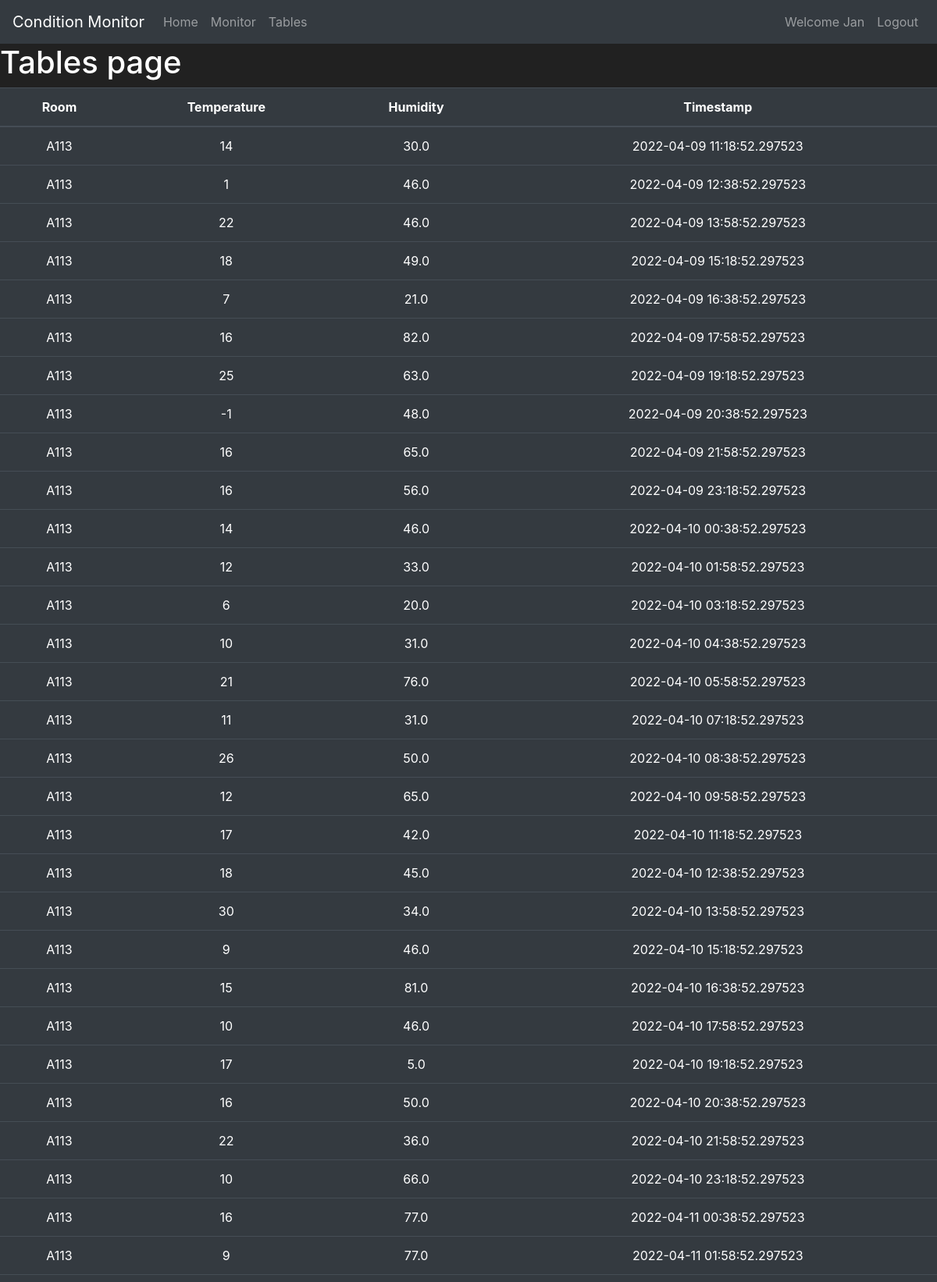
Page /tables/A113 (signed in, upper part) on the committed database.
### condition_monitor/models.py (models this page shows, shortened)
class User(db.Model, UserMixin):
    __tablename__ = "users"
    id = db.Column(db.Integer, primary_key = True)
    username = db.Column(db.String(30), nullable = False, unique = True)
    email = db.Column(db.String(50), nullable = False, unique = True)
    password_hash = db.Column(db.String(60), nullable = False)
    active = db.Column(db.Boolean(), nullable = False, default = True)
    role_id = db.Column(db.Integer, db.ForeignKey("roles.id"), nullable=False)
    @property
    def password(self):
        return self.password_hash
    def role(self):
        return DBConnection().getRoleName(self.role_id)

class Room(db.Model):
    __tablename__ = "rooms"
    id = db.Column(db.Integer, primary_key = True)
    name = db.Column(db.String(10), unique=True, nullable=False)
    description = db.Column(db.String(100))

class Measurement(db.Model):
    __tablename__ = "measurements"
    id = db.Column(db.Integer, primary_key = True)
    roomid = db.Column(db.Integer, db.ForeignKey("rooms.id", ondelete='CASCADE'))
    room = db.relationship('Room', backref=db.backref('measurements', cascade="all, delete"))
    temperature = db.Column(db.Integer)
    humidity = db.Column(db.Float)
    timestamp = db.Column(db.DateTime)

### condition_monitor/routes.py (the view)
@app.route("/tables/<roomname>")
@login_required
def tables_page_room(roomname):
    room = db.getRoom(roomname)
    measurements = {}
    if room != None:
        measurements[room.name] = db.getMeasurementsForRoom(room.id)
    return render_template("tables.html", measurements = measurements)

### condition_monitor/models.py (called while the page is built)
@login_manager.user_loader
def load_user(user_id):
    return User.query.get(int(user_id))

    def __call__(cls, *args, **kwargs):
        if cls not in cls._instances:
            cls._instances[cls] = super(
                Singleton, cls).__call__(*args, **kwargs)
        return cls._instances[cls]

    def getRoom(self, name):
        return self.session.query(Room).filter(Room.name == name).first()

    def getMeasurementsForRoom(self, id):
        return self.session.query(Measurement).filter(Measurement.roomid == id).order_by(Measurement.timestamp).all()

    def getRoleName(self, id):
        return self.session.query(UserRole).filter(UserRole.id == id).first().name

### condition_monitor/templates/tables.html (shortened to what this page needs)
{% extends "base.html" %}
{% block content %}
<h1>Tables page</h1>
    <table class="table table-hover table-dark text-center">
        <thead>
            <tr>
                <th scope="col">Room</th>
                <th scope="col">Temperature</th>
                <th scope="col">Humidity</th>
                <th scope="col">Timestamp</th>
            </tr>
        </thead>
        <tbody>
                {% for key, val in measurements.items() %}
                {% for m in val %}
                <tr>
                    <td>{{ key }}</td>
                    <td>{{ m.temperature }}</td>
                    <td>{{ m.humidity }}</td>
                    <td>{{ m.timestamp }}</td>
                </tr>
                {% endfor %}
                {% endfor %}
        </tbody>
    </table>
{% endblock %}

### condition_monitor/templates/base.html (shortened to what this page needs)
<!doctype html>
<html lang="en">
   <head>
      <link rel="stylesheet" href="https://cdn.jsdelivr.net/npm/bootstrap@4.5.3/dist/css/bootstrap.min.css">
   </head>
   <body>
      <nav class="navbar navbar-expand-md navbar-dark bg-dark">
        <a class="navbar-brand" href="#">Condition Monitor</a>
        <div class="collapse navbar-collapse" id="navbarNav">
            <ul class="navbar-nav mr-auto">
                <li class="nav-item {% if request.path == url_for('home_page') %} active {% endif %}">
                    <a class="nav-link" href="{{ url_for('home_page') }}">Home <span class="sr-only">(current)</span></a>
                </li>
                <li class="nav-item {% if request.path == url_for('monitor_page') %}active{% endif %}">
                    <a class="nav-link" href="{{ url_for('monitor_page') }}">Monitor</a>
                </li>
                <li class="nav-item {% if request.path == url_for('tables_page') %}active{% endif %}">
                    <a class="nav-link" href="{{ url_for('tables_page') }}">Tables</a>
                </li>
            </ul>
            <ul class="navbar-nav">
                {% if current_user.is_authenticated %}
                <li class="nav-item">
                    <span class="nav-link">Welcome {{ current_user.username }}</span>
                </li>
                <li class="nav-item {% if request.path == url_for('logout_page') %}active{% endif %}">
                    <a class="nav-link" href="{{ url_for('logout_page') }}">Logout</a>
                </li>
                {% endif %}
            </ul>
        </div>
    </nav>
      {% block content %}
      {% endblock %}
   </body>
</html>

### condition_monitor/templates/base.html (style rules this page uses)
body { background-color: #212121; color: white }

### rows in the picture
User: username "Jan"
Room: name "A113"
Measurement: temperature "14", humidity "30.0", timestamp "2022-04-09 11:18:52.297523"
Measurement: temperature "1", humidity "46.0", timestamp "2022-04-09 12:38:52.297523"
Measurement: temperature "22", humidity "46.0", timestamp "2022-04-09 13:58:52.297523"
Measurement: temperature "18", humidity "49.0", timestamp "2022-04-09 15:18:52.297523"
Measurement: temperature "7", humidity "21.0", timestamp "2022-04-09 16:38:52.297523"
Measurement: temperature "16", humidity "82.0", timestamp "2022-04-09 17:58:52.297523"
Measurement: temperature "25", humidity "63.0", timestamp "2022-04-09 19:18:52.297523"
Measurement: temperature "-1", humidity "48.0", timestamp "2022-04-09 20:38:52.297523"
Measurement: temperature "16", humidity "65.0", timestamp "2022-04-09 21:58:52.297523"
Measurement: temperature "16", humidity "56.0", timestamp "2022-04-09 23:18:52.297523"
Measurement: temperature "14", humidity "46.0", timestamp "2022-04-10 00:38:52.297523"
Measurement: temperature "12", humidity "33.0", timestamp "2022-04-10 01:58:52.297523"
Measurement: temperature "6", humidity "20.0", timestamp "2022-04-10 03:18:52.297523"
Measurement: temperature "10", humidity "31.0", timestamp "2022-04-10 04:38:52.297523"
Measurement: temperature "21", humidity "76.0", timestamp "2022-04-10 05:58:52.297523"
Measurement: temperature "11", humidity "31.0", timestamp "2022-04-10 07:18:52.297523"
Measurement: temperature "26", humidity "50.0", timestamp "2022-04-10 08:38:52.297523"
Measurement: temperature "12", humidity "65.0", timestamp "2022-04-10 09:58:52.297523"
Measurement: temperature "17", humidity "42.0", timestamp "2022-04-10 11:18:52.297523"
Measurement: temperature "18", humidity "45.0", timestamp "2022-04-10 12:38:52.297523"
Measurement: temperature "30", humidity "34.0", timestamp "2022-04-10 13:58:52.297523"
Measurement: temperature "9", humidity "46.0", timestamp "2022-04-10 15:18:52.297523"
Measurement: temperature "15", humidity "81.0", timestamp "2022-04-10 16:38:52.297523"
Measurement: temperature "10", humidity "46.0", timestamp "2022-04-10 17:58:52.297523"
Measurement: temperature "17", humidity "5.0", timestamp "2022-04-10 19:18:52.297523"
Measurement: temperature "16", humidity "50.0", timestamp "2022-04-10 20:38:52.297523"
Measurement: temperature "22", humidity "36.0", timestamp "2022-04-10 21:58:52.297523"
Measurement: temperature "10", humidity "66.0", timestamp "2022-04-10 23:18:52.297523"
Measurement: temperature "16", humidity "77.0", timestamp "2022-04-11 00:38:52.297523"
Measurement: temperature "9", humidity "77.0", timestamp "2022-04-11 01:58:52.297523"
